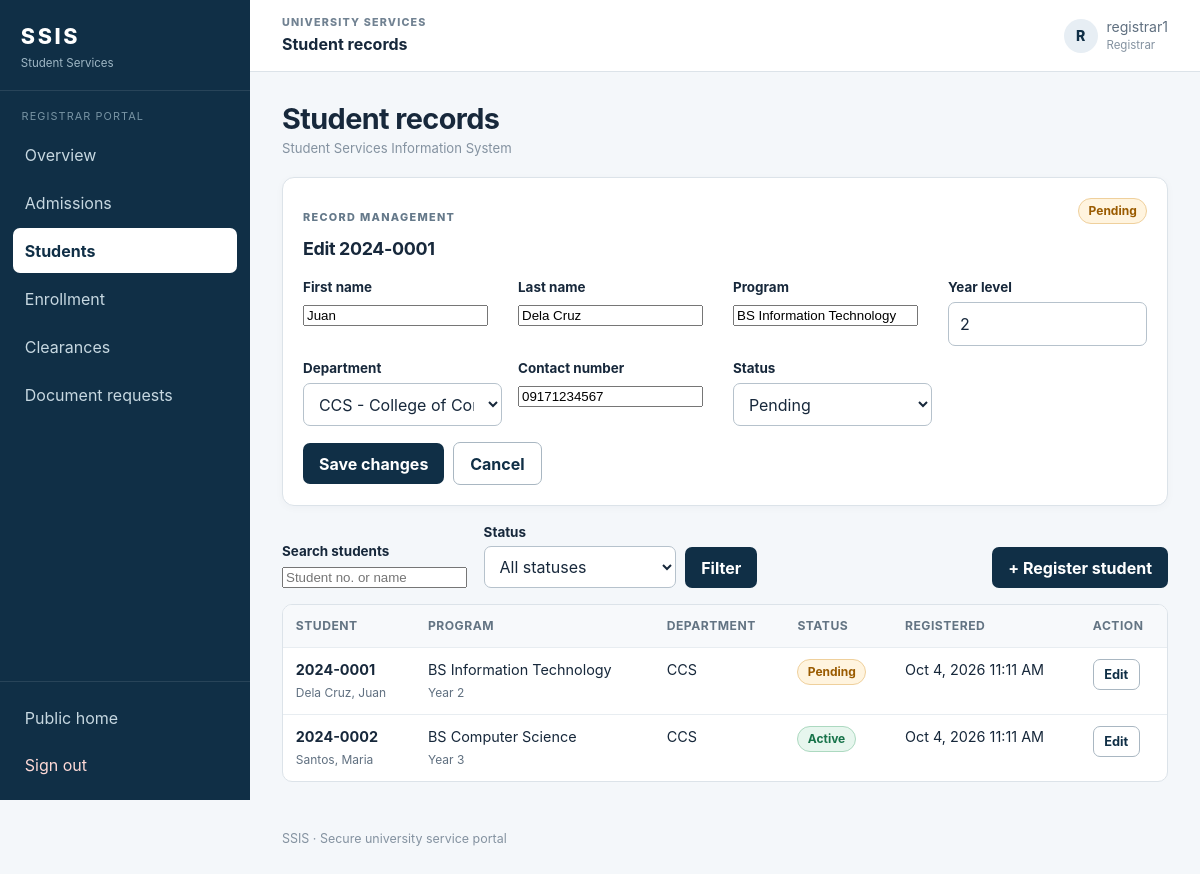
/registrar/students.php?edit=1 (signed in), run on the app's committed database.
### tables this page shows
CREATE TABLE users (
  id               INT UNSIGNED NOT NULL AUTO_INCREMENT,
  username         VARCHAR(50)  NOT NULL,
  email            VARCHAR(120) NOT NULL,
  password_hash    VARCHAR(255) NOT NULL,
  role             ENUM('admin','registrar','cashier','department','professor','student') NOT NULL,
  department_id    INT UNSIGNED NULL COMMENT 'Set for department and professor roles',
  status           ENUM('active','disabled') NOT NULL DEFAULT 'active',
  failed_attempts  TINYINT UNSIGNED NOT NULL DEFAULT 0,
  locked_until     DATETIME NULL,
  last_login_at    DATETIME NULL,
  created_at       TIMESTAMP NOT NULL DEFAULT CURRENT_TIMESTAMP,
  updated_at       TIMESTAMP NOT NULL DEFAULT CURRENT_TIMESTAMP ON UPDATE CURRENT_TIMESTAMP,
  PRIMARY KEY (id),
  UNIQUE KEY uq_users_username (username),
  UNIQUE KEY uq_users_email (email),
  KEY idx_users_role (role),
  CONSTRAINT fk_users_department FOREIGN KEY (department_id)
    REFERENCES departments(id) ON DELETE SET NULL ON UPDATE CASCADE
);

CREATE TABLE students (
  id                INT UNSIGNED NOT NULL AUTO_INCREMENT,
  user_id           INT UNSIGNED NOT NULL,
  student_no        VARCHAR(20)  NOT NULL,
  first_name        VARCHAR(60)  NOT NULL,
  last_name         VARCHAR(60)  NOT NULL,
  program           VARCHAR(100) NOT NULL,
  year_level        TINYINT UNSIGNED NOT NULL DEFAULT 1,
  department_id     INT UNSIGNED NOT NULL,
  enrollment_status ENUM('pending','active','archived')
                    NOT NULL DEFAULT 'pending',
  queue_number      INT UNSIGNED NULL COMMENT 'Legacy field retained for backward compatibility; not used by SSIS',
  contact_no        VARCHAR(20)  NULL,
  registered_by     INT UNSIGNED NULL,
  created_at        TIMESTAMP NOT NULL DEFAULT CURRENT_TIMESTAMP,
  updated_at        TIMESTAMP NOT NULL DEFAULT CURRENT_TIMESTAMP ON UPDATE CURRENT_TIMESTAMP,
  PRIMARY KEY (id),
  UNIQUE KEY uq_students_user (user_id),
  UNIQUE KEY uq_students_no (student_no),
  KEY idx_students_name (last_name, first_name),
  KEY idx_students_enrollment (enrollment_status),
  CONSTRAINT fk_students_user FOREIGN KEY (user_id)
    REFERENCES users(id) ON DELETE CASCADE ON UPDATE CASCADE,
  CONSTRAINT fk_students_department FOREIGN KEY (department_id)
    REFERENCES departments(id) ON DELETE RESTRICT ON UPDATE CASCADE,
  CONSTRAINT fk_students_registered_by FOREIGN KEY (registered_by)
    REFERENCES users(id) ON DELETE SET NULL ON UPDATE CASCADE
);

CREATE TABLE departments (
  id          INT UNSIGNED NOT NULL AUTO_INCREMENT,
  code        VARCHAR(10)  NOT NULL,
  name        VARCHAR(120) NOT NULL,
  PRIMARY KEY (id),
  UNIQUE KEY uq_departments_code (code)
);

### auth/auth_check.php (called while the page is built, shortened)
<?php
require_once __DIR__ . '/../config/database.php';
function e(?string $value): string
{
    return htmlspecialchars((string)$value, ENT_QUOTES | ENT_SUBSTITUTE, 'UTF-8');
}
function url(string $path): string
{
    return APP_BASE . $path;
}
function auth_user(): ?array
{
    $now = time();
    $fingerprint = hash('sha256', $_SERVER['HTTP_USER_AGENT'] ?? '');
    $st = db()->prepare(
        'SELECT id, username, email, role, department_id, status FROM users WHERE id = ? LIMIT 1'
    );
    $st->execute([(int)$_SESSION['uid']]);
    $row = $st->fetch();
    $cache = $row;
    return $cache;
}
function require_login(): array
{
    $user = auth_user();
    return $user;
}
function require_role(string|array $roles): array
{
    $user = require_login();
    return $user;
}

### config/database.php (called while the page is built, shortened)
<?php
function db(): PDO
{
    static $pdo = null;
    if ($pdo instanceof PDO) {
        return $pdo;
    }
    $host    = getenv('SSIS_DB_HOST') ?: '127.0.0.1';
    $port    = getenv('SSIS_DB_PORT') ?: '3306';
    $name    = getenv('SSIS_DB_NAME') ?: 'ssis_db';
    $user    = getenv('SSIS_DB_USER') ?: 'root';
    $pass    = getenv('SSIS_DB_PASS') !== false ? getenv('SSIS_DB_PASS') : '';
    $dsn = "mysql:host={$host};port={$port};dbname={$name};charset=utf8mb4";
    try {
        $pdo = new PDO($dsn, $user, $pass, [
            PDO::ATTR_ERRMODE            => PDO::ERRMODE_EXCEPTION,
            PDO::ATTR_DEFAULT_FETCH_MODE => PDO::FETCH_ASSOC,
            PDO::ATTR_EMULATE_PREPARES   => false,
            PDO::ATTR_STRINGIFY_FETCHES  => false,
        ]);
    } catch (PDOException $e) {
        error_log('[SSIS] DB connection failed: ' . $e->getMessage());
        http_response_code(503);
        exit('Service temporarily unavailable. Please try again later.');
    }
    return $pdo;
}

### registrar/students.php (the view, shortened to what this page needs)
<?php
require_once __DIR__ . '/../auth/auth_check.php';
require_once __DIR__ . '/../includes/layout.php';
$user = require_role('registrar');
$pdo = db();
$q = get_str('q', 60);
$status = get_str('status', 12);
if (!in_array($status, STUDENT_STATUSES, true)) $status = '';
$like = '%' . addcslashes($q, '%_\\') . '%';
$st = $pdo->prepare('SELECT s.*, d.code FROM students s JOIN departments d ON d.id=s.department_id
                     WHERE (?="" OR s.student_no LIKE ? OR s.last_name LIKE ? OR s.first_name LIKE ?)
                     AND (?="" OR s.enrollment_status=?) ORDER BY s.last_name,s.first_name LIMIT 200');
$st->execute([$q,$like,$like,$like,$status,$status]);
$rows = $st->fetchAll();
$depts = $pdo->query('SELECT id, code, name FROM departments ORDER BY code')->fetchAll();
$edit = null;
if (get_int('edit')) {
    $e = $pdo->prepare('SELECT * FROM students WHERE id=?'); $e->execute([get_int('edit')]); $edit = $e->fetch() ?: null;
}
render_header($user, 'Student records');
?>
<?php if ($edit): ?>
<div class="card">
  <div class="section-title"><div><p class="card-kicker">RECORD MANAGEMENT</p><h2>Edit <?= e($edit['student_no']) ?></h2></div><?= badge($edit['enrollment_status']) ?></div>
  <?= form_open() ?><input type="hidden" name="id" value="<?= (int)$edit['id'] ?>">
  <div class="row">
    <div><label for="first_name">First name</label><input id="first_name" name="first_name" required maxlength="60" value="<?= e($edit['first_name']) ?>"></div>
    <div><label for="last_name">Last name</label><input id="last_name" name="last_name" required maxlength="60" value="<?= e($edit['last_name']) ?>"></div>
    <div><label for="program">Program</label><input id="program" name="program" required maxlength="100" value="<?= e($edit['program']) ?>"></div>
    <div><label for="year_level">Year level</label><input id="year_level" name="year_level" type="number" min="1" max="6" required value="<?= (int)$edit['year_level'] ?>"></div>
    <div><label for="department_id">Department</label><select id="department_id" name="department_id"><?php foreach($depts as $d): ?><option value="<?= (int)$d['id'] ?>"<?= (int)$d['id']===(int)$edit['department_id']?' selected':'' ?>><?= e($d['code'].' - '.$d['name']) ?></option><?php endforeach; ?></select></div>
    <div><label for="contact_no">Contact number</label><input id="contact_no" name="contact_no" maxlength="20" value="<?= e($edit['contact_no'] ?? '') ?>"></div>
    <div><label for="enrollment_status">Status</label><select id="enrollment_status" name="enrollment_status"><?php foreach(STUDENT_STATUSES as $s): ?><option value="<?= $s ?>"<?= $s===$edit['enrollment_status']?' selected':'' ?>><?= e(label($s)) ?></option><?php endforeach; ?></select></div>
  </div>
  <div class="form-actions"><button class="btn" type="submit">Save changes</button><a class="btn alt" href="<?= e(url('/registrar/students.php')) ?>">Cancel</a></div>
  </form>
</div>
<?php endif; ?>
<div class="toolbar"><form class="filters" method="get">
  <div><label for="q">Search students</label><input id="q" name="q" value="<?= e($q) ?>" placeholder="Student no. or name"></div>
  <div><label for="status">Status</label><select id="status" name="status"><option value="">All statuses</option></select></div>
  <button class="btn" type="submit">Filter</button></form>
  <a class="btn" href="<?= e(url('/registrar/admissions.php')) ?>">+ Register student</a>
</div>
<div class="tablewrap"><table><thead><tr><th>Student</th><th>Program</th><th>Department</th><th>Status</th><th>Registered</th><th>Action</th></tr></thead><tbody>
<?php foreach($rows as $r): ?><tr>
  <td><strong><?= e($r['student_no']) ?></strong><br><small><?= e($r['last_name'].', '.$r['first_name']) ?></small></td>
  <td><?= e($r['program']) ?><br><small>Year <?= (int)$r['year_level'] ?></small></td>
  <td><?= e($r['code']) ?></td>
  <td><?= badge($r['enrollment_status']) ?></td>
  <td><?= e(fmt_date($r['created_at'])) ?></td>
  <td><a class="btn alt sm" href="<?= e(url('/registrar/students.php?edit='.(int)$r['id'])) ?>">Edit</a></td>
</tr><?php endforeach; ?>
</tbody></table></div>
<?php render_footer();

### includes/layout.php (shortened to what this page needs)
<?php
require_once __DIR__ . '/helpers.php';
function render_header(array $user, string $title): void
{
    $self = $_SERVER['SCRIPT_NAME'] ?? '';
    $role = $user['role'];
    echo '<!DOCTYPE html><html lang="en"><head><meta charset="utf-8">'
       . '<meta name="viewport" content="width=device-width, initial-scale=1">'
       . '<title>' . e($title) . ' - SSIS</title>'
       . '<link rel="stylesheet" href="' . e(url('/assets/css/style.css')) . '">'
       . '<script src="' . e(url('/assets/js/app.js')) . '" defer></script></head><body>';
    echo '<div class="app-shell"><aside class="sidebar">'
       . '<a class="side-brand" href="' . e(url(ROLE_HOME[$role])) . '"><span>SSIS</span><small>Student Services</small></a>'
       . '<div class="side-section"><small>' . e(label($role)) . ' portal</small><nav aria-label="Main">';
    foreach (NAV[$role] as $text => $path) {
        $cur = str_ends_with($self, $path) ? ' aria-current="page"' : '';
        echo '<a href="' . e(url($path)) . '"' . $cur . '>' . e($text) . '</a>';
    }
    echo '</nav></div><div class="side-bottom">'
       . '<a href="' . e(url('/')) . '">Public home</a>'
       . '<form method="post" action="' . e(url('/auth/logout.php')) . '">' . csrf_field()
       . '<button class="side-signout" type="submit">Sign out</button></form></div></aside>'
       . '<div class="app-main"><header class="app-top"><div><span class="top-kicker">UNIVERSITY SERVICES</span><strong>' . e($title) . '</strong></div>'
       . '<div class="who"><span class="user-avatar">' . e(strtoupper(substr($user['username'],0,1))) . '</span>'
       . '<span>' . e($user['username']) . '<small>' . e(label($role)) . '</small></span></div></header><main class="page">';
    echo '<div class="page-heading"><div><h1>' . e($title) . '</h1><p class="breadcrumb">Student Services Information System</p></div></div>';
}
function render_footer(): void
{
    echo '</main><footer class="app-footer">SSIS · Secure university service portal</footer></div></div></body></html>';
}
function form_open(string $action = '', string $extra = ''): string
{
    return '<form method="post" action="" ' . $extra . '>' . csrf_field()
         . ($action !== '' ? '<input type="hidden" name="action" value="' . e($action) . '">' : '');
}

### includes/helpers.php (shortened to what this page needs)
<?php
function fmt_date(?string $d): string { return $d ? date('M j, Y g:i A', strtotime($d)) : '-'; }
function label(string $v): string { return ucfirst(str_replace('_', ' ', $v)); }
function badge(string $status): string
{
    $good = ['paid', 'enrolled', 'passed', 'released', 'ready', 'active'];
    $warn = ['pending', 'partial', 'awaiting_payment', 'processing', 'incomplete'];
    $cls  = in_array($status, $good, true) ? 'good' : (in_array($status, $warn, true) ? 'warn' : 'bad');
    return '<span class="badge ' . $cls . '">' . e(label($status)) . '</span>';
}
function get_str(string $k, int $max = 100): string
{
    $v = $_GET[$k] ?? '';
    return is_string($v) ? mb_substr(trim($v), 0, $max) : '';
}

### data on the page
users: role "REGISTRAR", username "R", username "registrar1", role "Registrar"
students: student_no "2024-0001", enrollment_status "Pending", first_name "Juan", last_name "Dela Cruz", program "BS Information Technology", year_level "2", department_id "CCS - College of Computer Studies", contact_no "09171234567", last_name+first_name "Dela Cruz, Juan", department.code "CCS", created_at "Oct 4, 2026 11:11 AM"
students: student_no "2024-0002", last_name+first_name "Santos, Maria", program "BS Computer Science", year_level "3", department.code "CCS", enrollment_status "Active", created_at "Oct 4, 2026 11:11 AM"

### other printed values
$text "Overview"
$text "Admissions"
$text "Students"
$text "Enrollment"
$text "Clearances"
$text "Document requests"
$title "Student records"
form field enrollment_status "Pending"
